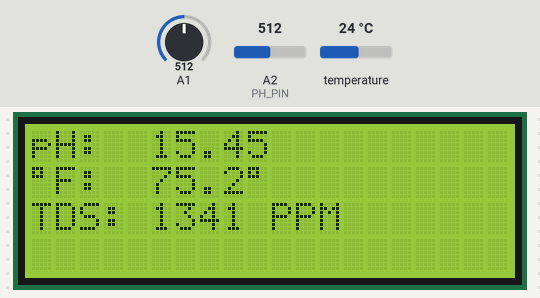
A sketch run on a simulated Arduino Uno, built with avr-gcc and run on an emulated ATmega328P. Parts: 20×4 character LCD. The test bench sets the inputs (shaded band); at power-on: temperature 24 °C, A1 = 512, A2 (PH_PIN) = 512.

Above: at 6.4 s.
6.5 s: temperature set to 12 °C
At 8.2 s:
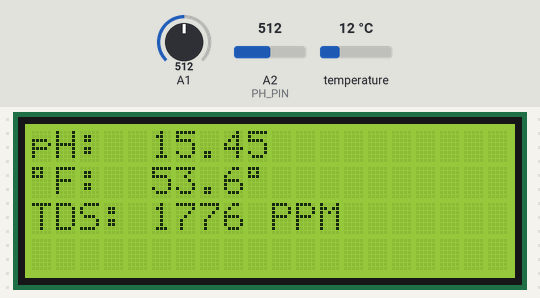
9.1 s: A1 set to 716
At 9.8 s:
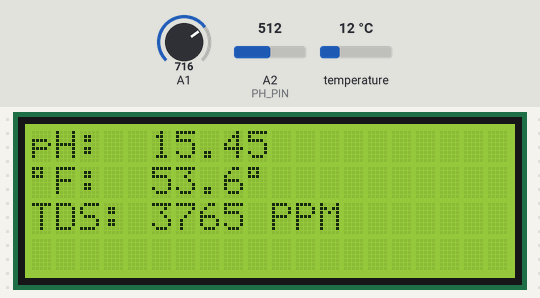
11.6 s: temperature set to 19 °C
At 14.1 s:
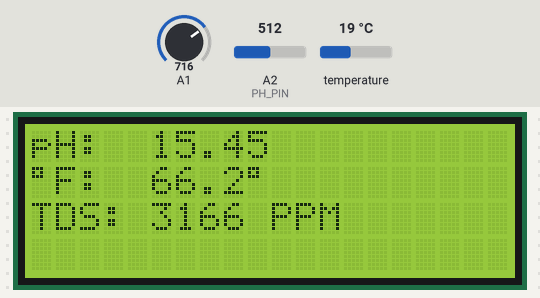
14.4 s: A1 set to 900
At 15.9 s:
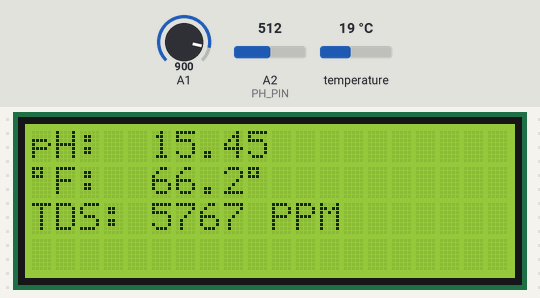
16.9 s: temperature set to 28 °C
At 19.1 s:
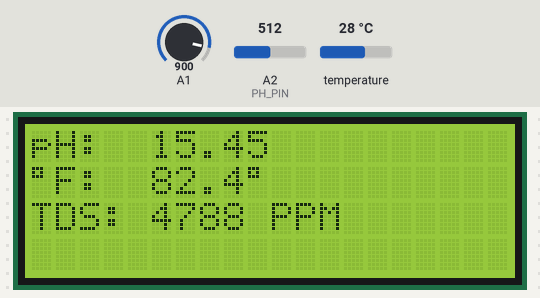
19.7 s: A1 set to 1023
At 20.8 s:
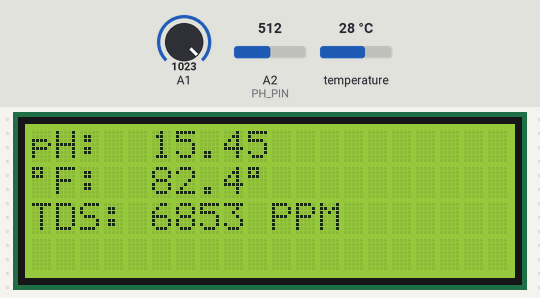
Timing chart, 0 to 22.7 s (numbered marks = the images above; inputs shaded):
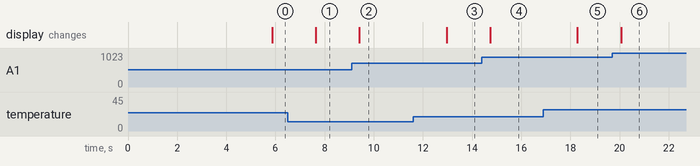

The sketch:

Trident.ino
```cpp
// |================================================================================|
// | Project: Trident                                                               |
// | Author: Bryan Huss                                                             |
// | Date: 7/20/21                                                                  |
// | Description: Custom made arduino project using sensors to test pool water      |
// | quality. Gathers data and displays to a 20x4 LCD screen.                       |
// |--------------------------------------------------------------------------------|
// | LCD: Standard HD44780 LCD                                                      |
// | Temperature sensor: DS18B20 Programmable Resolution 1-Wire Digital Thermometer |
// | pH sensor: DFRobot Gravity: Analog pH Sensor / Meter Pro                       |
// | TDS sensor: DFRobot Gravity: Analog TDS Sensor/Meter for Arduino               |
// |================================================================================|

#include <LiquidCrystal.h>
#include <DallasTemperature.h>
#include <OneWire.h>
#include <EEPROM.h>
#include "DFRobot_PH.h"
#include <GravityTDS.h>

// Pin layout for the Arduino
#define LCD_RS 7
#define LCD_EN 8
#define LCD_D4 9
#define LCD_D5 10
#define LCD_D6 11
#define LCD_D7 12
#define DS18B20_PIN 2
#define PH_PIN A2
#define TDS_SENSOR A1

#define ADC_RES 1024
#define VREF 5000

LiquidCrystal lcd(LCD_RS, LCD_EN, LCD_D4, LCD_D5, LCD_D6, LCD_D7);
OneWire DS18B20(DS18B20_PIN);
DallasTemperature tempSensor(&DS18B20);
DFRobot_PH ph;
GravityTDS tds;

float temperatureC, temperatureF, voltage, phValue, tdsValue;
byte customChar_Block[8] = { // custom character: filled block
  0b11111,
  0b11111,
  0b11111,
  0b11111,
  0b11111,
  0b11111,
  0b11111,
  0b11111
};

// Setup and configure all the sensors and lcd screen. Allow 5 seconds for sensors to balance before taking readings.
void setup() {
  tempSensor.begin();
  ph.begin();
  tds.setPin(TDS_SENSOR);
  tds.setAref(5.0);
  tds.setAdcRange(1024);
  tds.begin();

  lcd.createChar(0, customChar_Block);
  lcd.begin(20, 4);
  loadingScreen();
  delay(5000);
}

// Gather readings from sensors, then display to LCD with formatting
void loop() {
  getTemps();
  getPH();
  getTDS();

  lcd.clear();
  lcd.home();

  lcd.print("pH:  ");
  lcd.print(phValue);

  lcd.setCursor(0, 1);
  lcd.print((char)223);
  lcd.print("F:  ");
  lcd.print(temperatureF, 1);
  lcd.print((char)223);

  lcd.setCursor(0, 2);
  lcd.print("TDS: ");
  lcd.print(tdsValue, 0);
  lcd.print(" PPM");
  delay(1000); // wait 1s before looping
}

// Gather temperature from sensor
void getTemps() {
  tempSensor.requestTemperatures();
  temperatureC = tempSensor.getTempCByIndex(0);
  temperatureF = tempSensor.toFahrenheit(temperatureC);
}

// Convert voltage and then gather/calculate pH reading
void getPH() {
//  voltage = analogRead(PH_PIN)/1024.0*5000;
  voltage = analogRead((PH_PIN) * VREF) / ADC_RES; // convert analog reading to mV
  phValue = ph.readPH(voltage, temperatureC);
}

// Gather TDS reading
void getTDS() {
  tds.setTemperature(temperatureC);
  tds.update();
  tdsValue = tds.getTdsValue();
}

// Waiting screen formatting. Allows sensors to equalize before displaying readings
void loadingScreen() {
  lcd.setCursor(7, 1);
  lcd.print("TRIDENT");
  lcd.setCursor(6, 2);
  lcd.print("Loading..");

  // fill borders of screen with custom character
  for (int row = 0; row < 4; row++) {
    lcd.setCursor(0, row);
    if (row == 1 || row == 2) {
      lcd.write((uint8_t)0);
      lcd.setCursor(19, row);
      lcd.write((uint8_t)0);
    }
    else {
      for (int col = 0; col < 20; col++) {
        lcd.write((uint8_t)0);
      }
    }
  }
}
```

Measured:
- after the input at 6.5 s, the display: changes after 1.1 s (image 1)
- after the input at 9.1 s, the display: changes after 0.31 s (image 2)
- after the input at 11.6 s, the display: changes after 1.4 s (image 3)
- after the input at 14.4 s, the display: changes after 0.33 s (image 4)
- after the input at 16.9 s, the display: changes after 1.4 s (image 5)
- after the input at 19.7 s, the display: changes after 0.36 s (image 6)
